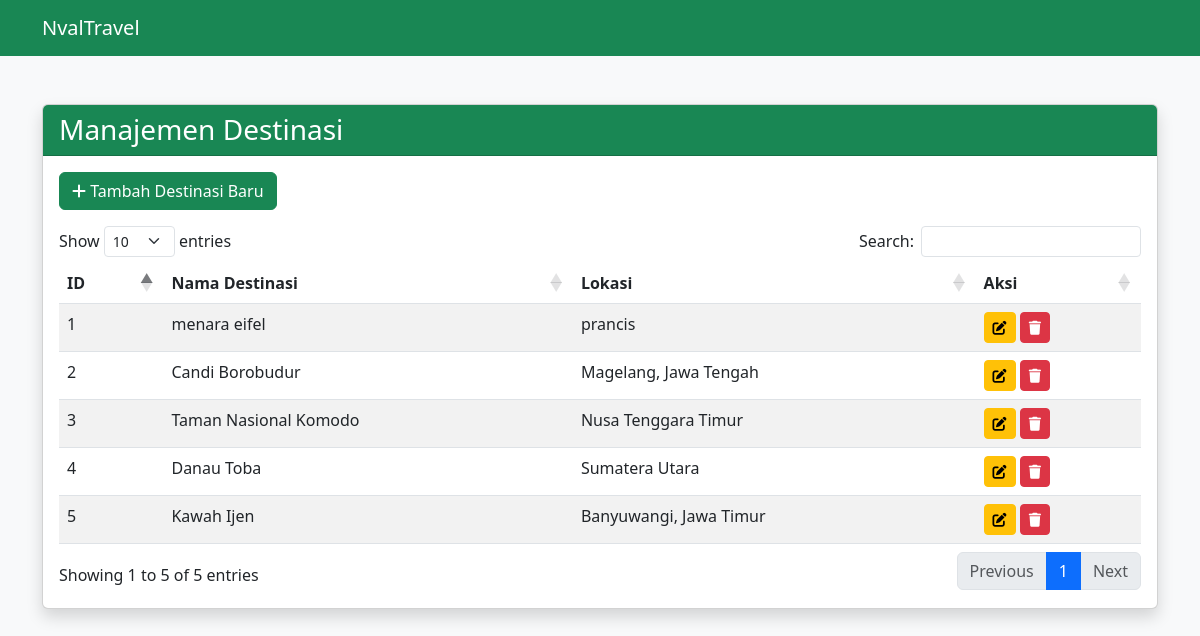
The page /adminproject/destinasi.php on the database its author committed.
### tables this page shows
CREATE TABLE `destinasi`  (
  `id` int NOT NULL AUTO_INCREMENT,
  `nama_destinasi` varchar(255) NOT NULL,
  `lokasi` varchar(255) NOT NULL,
  PRIMARY KEY (`id`) USING BTREE
);

### adminproject/destinasi.php (the view, shortened to what this page needs)
<?php
$servername = "localhost";
$username = "root";
$password = "";
$dbname = "Travel";
$conn = mysqli_connect($servername, $username, $password, $dbname);
$query = "SELECT * FROM destinasi ORDER BY id DESC";
$result = mysqli_query($conn, $query);
?>
<!DOCTYPE html>
<html lang="id">
<head>
    <link href="https://cdn.jsdelivr.net/npm/bootstrap@5.3.0-alpha1/dist/css/bootstrap.min.css" rel="stylesheet">
    <link href="https://cdn.datatables.net/1.10.24/css/dataTables.bootstrap5.min.css" rel="stylesheet">
    <link href="https://cdnjs.cloudflare.com/ajax/libs/font-awesome/6.0.0-beta3/css/all.min.css" rel="stylesheet">
</head>
<body class="bg-light">
    <nav class="navbar navbar-expand-lg navbar-dark bg-success">
        <div class="container">
            <a class="navbar-brand" href="#">NvalTravel</a>
        </div>
    </nav>
    <div class="container mt-5">
        <div class="card shadow">
            <div class="card-header bg-success text-white">
                <h1 class="h3 mb-0">Manajemen Destinasi</h1>
            </div>
            <div class="card-body">
                <button class="btn btn-success mb-3" data-bs-toggle="modal" data-bs-target="#tambahDestinasiModal">
                    <i class="fas fa-plus"></i> Tambah Destinasi Baru
                </button>
                <div class="table-responsive">
                    <table id="destinasiTable" class="table table-striped table-hover">
                        <thead>
                            <tr>
                                <th>ID</th>
                                <th>Nama Destinasi</th>
                                <th>Lokasi</th>
                                <th>Aksi</th>
                            </tr>
                        </thead>
                        <tbody>
                            <?php
                            while ($row = mysqli_fetch_assoc($result)) {
                                echo "<tr>";
                                echo "<td>" . $row['id'] . "</td>";
                                echo "<td>" . $row['nama_destinasi'] . "</td>";
                                echo "<td>" . $row['lokasi'] . "</td>";
                                echo "<td>
                                        <button class='btn btn-sm btn-warning edit-btn' data-id='" . $row['id'] . "'><i class='fas fa-edit'></i></button>
                                        <button class='btn btn-sm btn-danger delete-btn' data-id='" . $row['id'] . "'><i class='fas fa-trash'></i></button>
                                      </td>";
                                echo "</tr>";
                            }
                            ?>
                        </tbody>
                    </table>
                </div>
            </div>
        </div>
    </div>
</body>
</html>

### rows shown on the page
destinasi: id "5", nama_destinasi "Kawah Ijen", lokasi "Banyuwangi, Jawa Timur"
destinasi: id "4", nama_destinasi "Danau Toba", lokasi "Sumatera Utara"
destinasi: id "3", nama_destinasi "Taman Nasional Komodo", lokasi "Nusa Tenggara Timur"
destinasi: id "2", nama_destinasi "Candi Borobudur", lokasi "Magelang, Jawa Tengah"
destinasi: id "1", nama_destinasi "menara eifel", lokasi "prancis"
